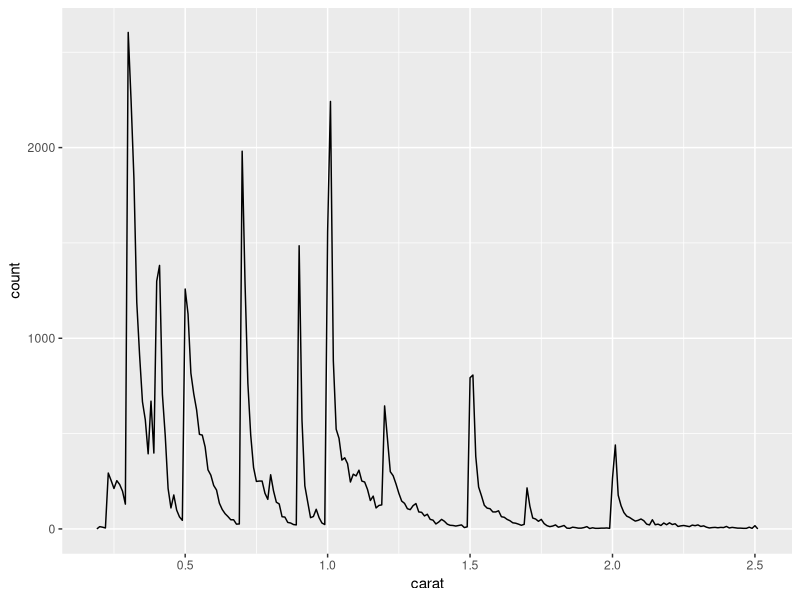
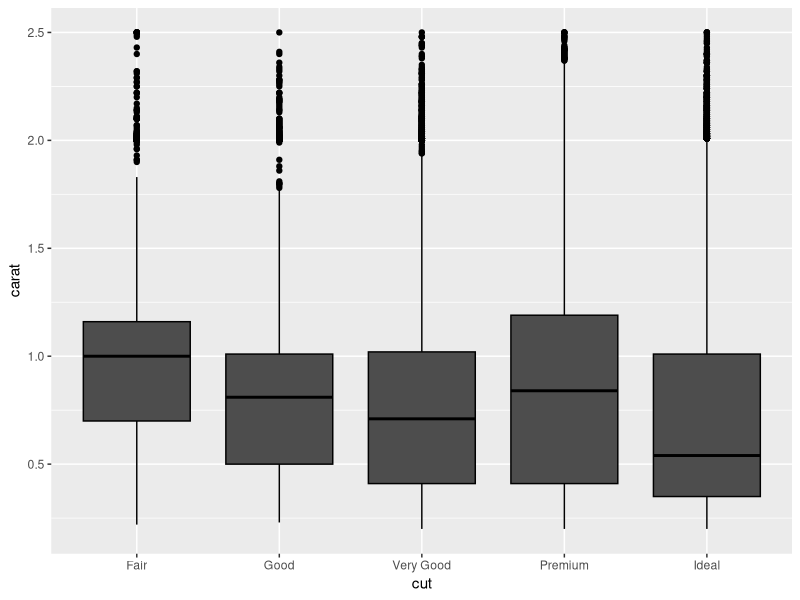

The R source for these figures, in order:
## ---- chunk 1
#| label: setup
#| include: false

library(tidyverse)

smaller <- diamonds |> 
  filter(carat <= 2.5)
## ---- chunk 2
#| label: plot-smaller-diamonds
#| echo: true
#| fig-cap: "This is the caption for the above figure. It shows the number of diamons of different carat values."

smaller |> 
  ggplot(aes(x = carat)) + 
  geom_freqpoly(binwidth = 0.01)
## ---- chunk 3
#| label: plot-cuts-carats
#| echo: false

smaller %>% 
  ggplot(aes(x = cut, y = carat)) +
  geom_boxplot(col = "black", fill = "grey30")
  # geom_violin(col = "black", fill = "grey30")
    
